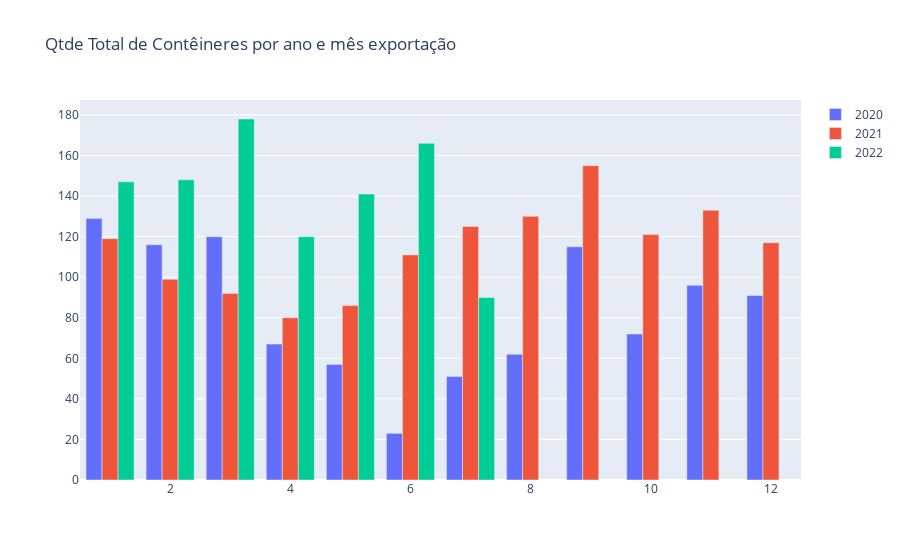

Notebook cell for this chart:
### Code cell
data = []
for ano in df_bagagens.Ano.unique():
    df_filtered = df_bagagens[(df_bagagens.Ano == ano) & (df_bagagens.tipoTrafego == '7')]
    x = list(df_filtered['Mês'].values)
    y = list(df_filtered.QtdeCtr.values)
    bar = go.Bar(name=str(ano), x=x, y=y)
    data.append(bar)
fig = go.Figure(data=data)
fig.update_layout(title='Qtde Total de Contêineres por ano e mês exportação')
fig.show()

### Figure 1 — Plotly figure (JSON) as saved in the notebook; plotly's stock layout.template omitted (floating-point values rounded to 4 significant figures)
{"data": [{"name": "2020", "type": "bar", "x": [1, 2, 3, 4, 5, 6, 7, 8, 9, 10, 11, 12], "y": [129, 116, 120, 67, 57, 23, 51, 62, 115, 72, 96, 91]}, {"name": "2021", "type": "bar", "x": [1, 2, 3, 4, 5, 6, 7, 8, 9, 10, 11, 12], "y": [119, 99, 92, 80, 86, 111, 125, 130, 155, 121, 133, 117]}, {"name": "2022", "type": "bar", "x": [1, 2, 3, 4, 5, 6, 7], "y": [147, 148, 178, 120, 141, 166, 90]}], "layout": {"title": {"text": "Qtde Total de Contêineres por ano e mês exportação"}}}
